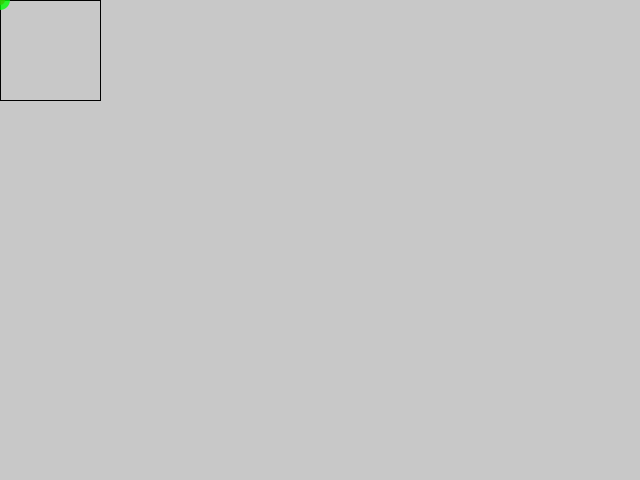
Frame 1 (no input)
Frame 60 (the mouse pressed at the canvas centre just before this capture): identical to frame 1, image omitted
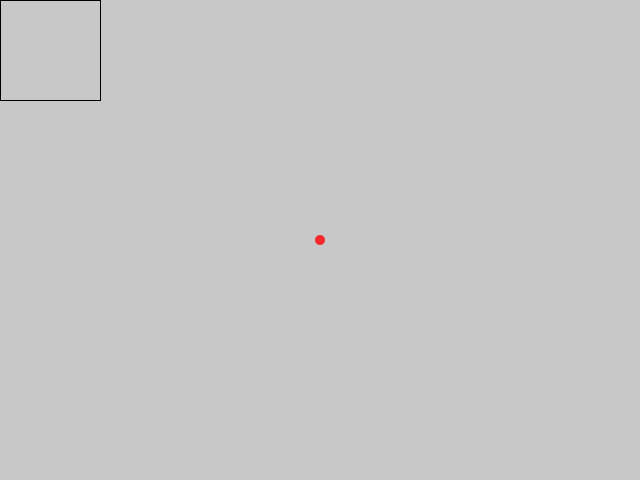
Frame 120 (the mouse held since frame 60 and released just before this capture)

The Processing sketch that drew these frames (run headless with seeded random() and noise(); from frame 60 on, the mouse is pressed at the canvas centre):

// Processing sketch: processing_51189
// ── processing_51189.pde

//Mapping Example.
float x,y;
float xpos,ypos;
void setup()
{
  size(640,480);
  smooth();
}
 
void draw()
{
  background(200);
 
  noFill();
  stroke(1);
  rect(0,0, 100,100);
   
  noStroke();
  fill(255,0,0, 200); //red
  ellipse(mouseX, mouseY, 10,10); //change to nx,ny later
 
  xpos = map(mouseX, 0,100,  0,width);  //change to nx,ny
  ypos = map(mouseY, 0,100,  0,height);
 
  fill(0,255,0, 200); //green
  ellipse(xpos,ypos, 20,20);
}
